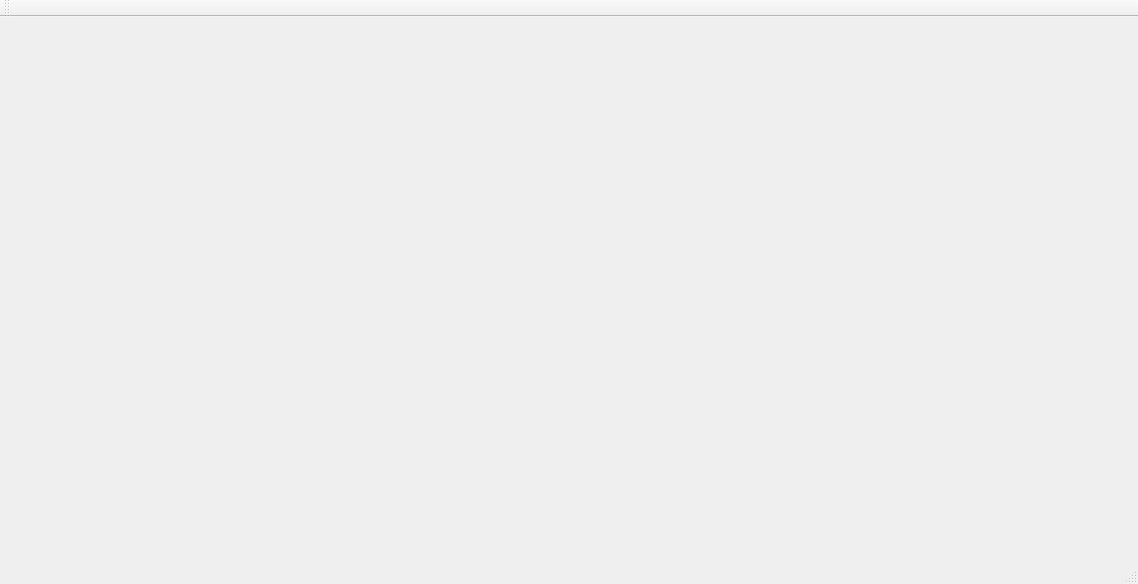
<?xml version="1.0" encoding="UTF-8"?>
<ui version="4.0">
 <class>TfrmMainUkpCarryPlan</class>
 <widget class="QMainWindow" name="TfrmMainUkpCarryPlan">
  <property name="geometry">
   <rect>
    <x>0</x>
    <y>0</y>
    <width>1138</width>
    <height>584</height>
   </rect>
  </property>
  <property name="font">
   <font>
    <family>Arial</family>
    <pointsize>12</pointsize>
   </font>
  </property>
  <property name="windowTitle">
   <string>Планирование производственной деятельности</string>
  </property>
  <widget class="QWidget" name="centralWidget"/>
  <widget class="QToolBar" name="mainToolBar">
   <property name="allowedAreas">
    <set>Qt::AllToolBarAreas</set>
   </property>
   <property name="iconSize">
    <size>
     <width>48</width>
     <height>48</height>
    </size>
   </property>
   <attribute name="toolBarArea">
    <enum>TopToolBarArea</enum>
   </attribute>
   <attribute name="toolBarBreak">
    <bool>false</bool>
   </attribute>
  </widget>
  <widget class="QStatusBar" name="statusBar"/>
  <widget class="QMenuBar" name="mainMenuBar">
   <property name="geometry">
    <rect>
     <x>0</x>
     <y>0</y>
     <width>1138</width>
     <height>29</height>
    </rect>
   </property>
  </widget>
 </widget>
 <layoutdefault spacing="6" margin="11"/>
 <resources/>
 <connections/>
 <slots>
  <slot>readData()</slot>
  <slot>clickMenu()</slot>
 </slots>
</ui>
